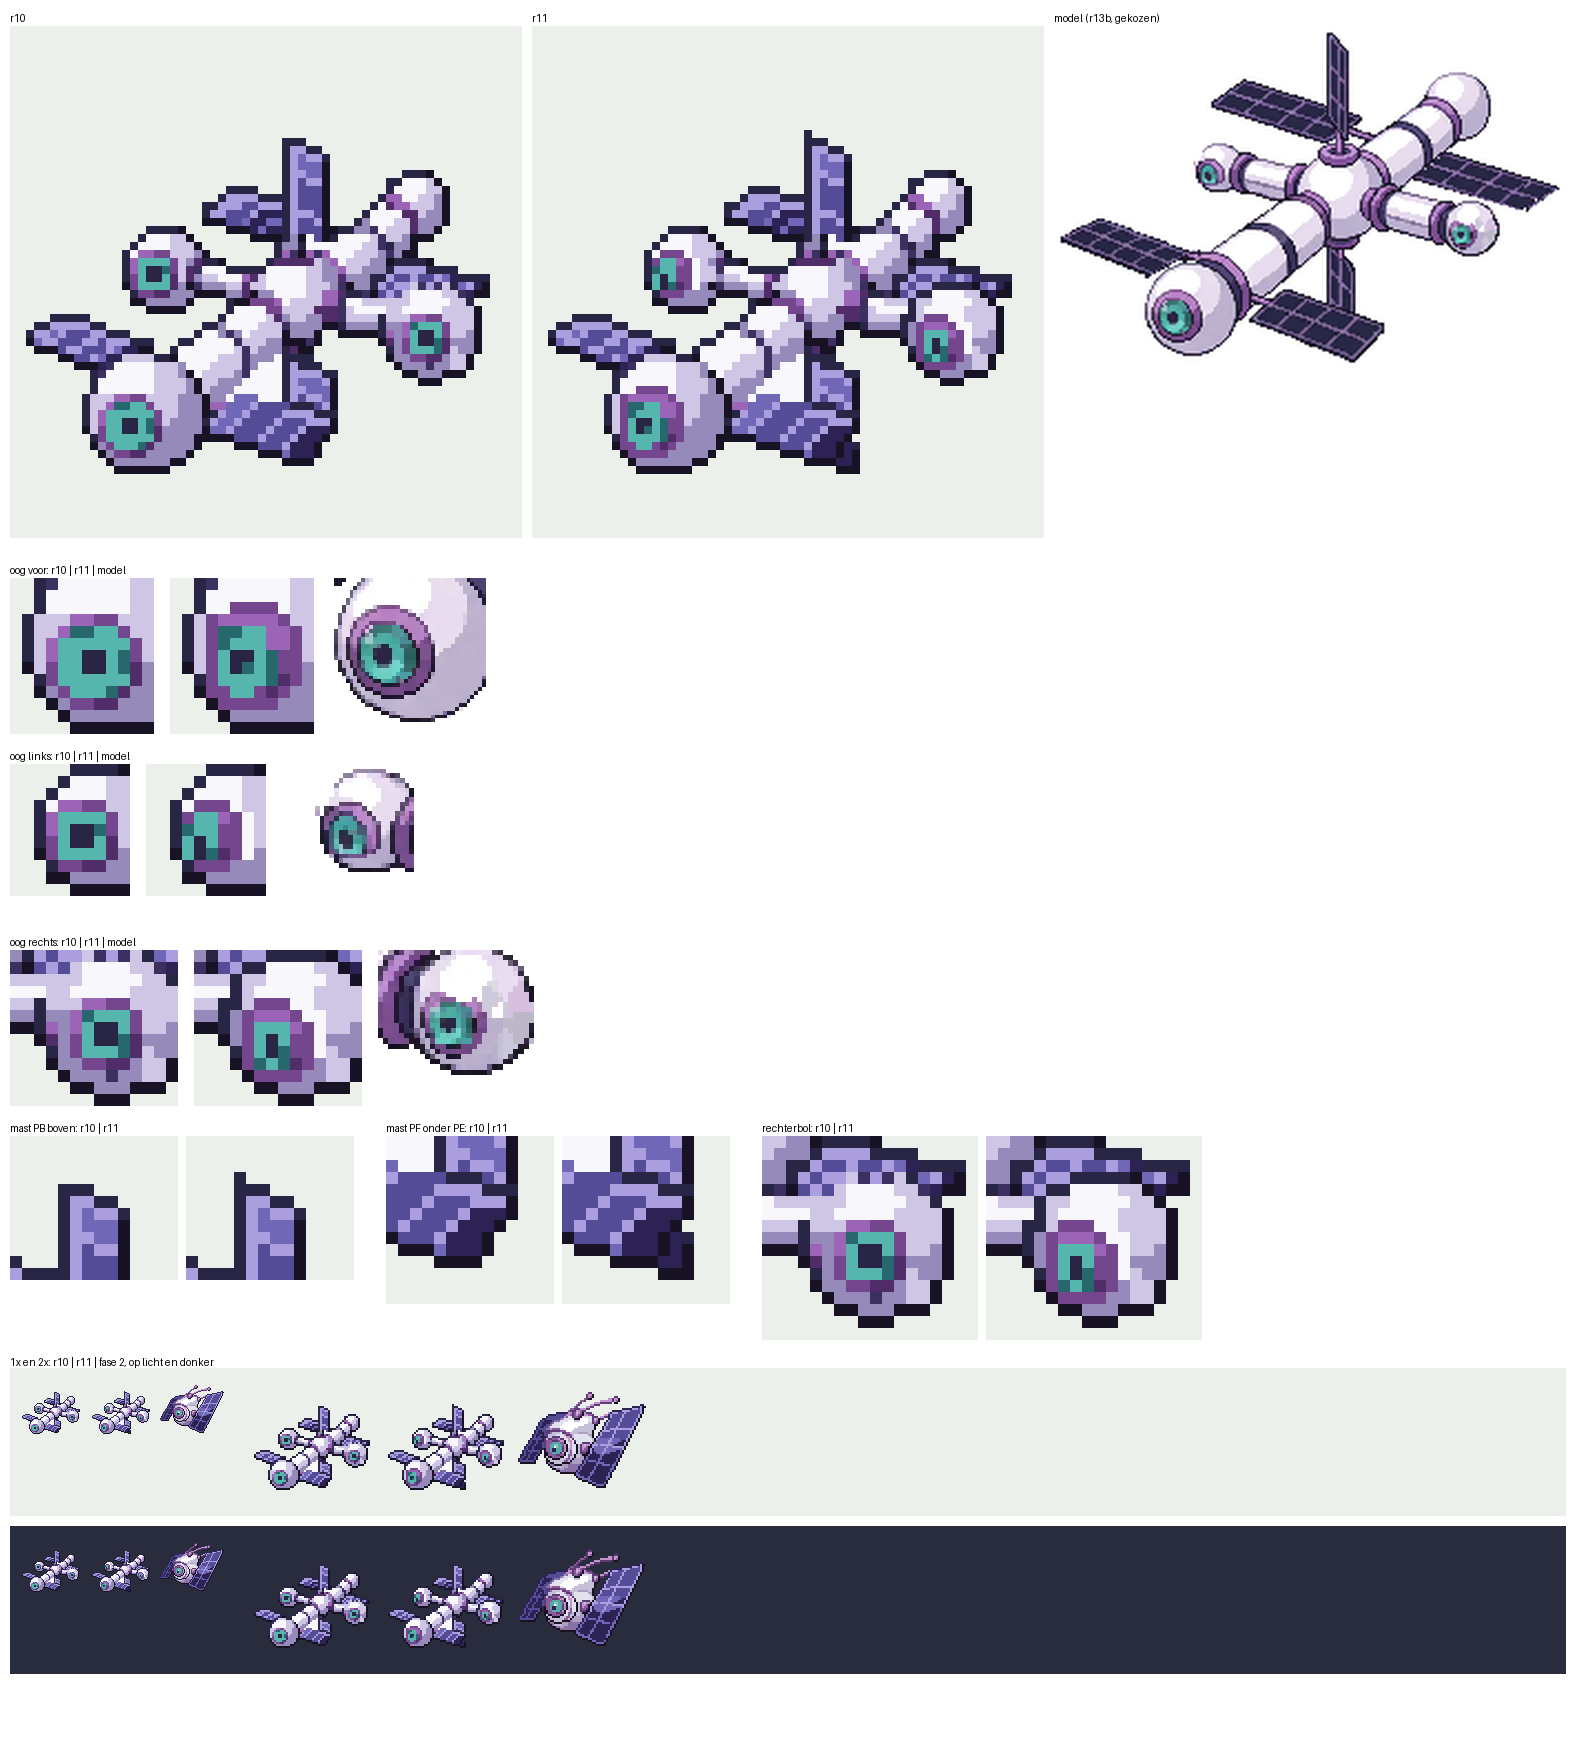

Write Python code to recreate this figure.
# vel r11: r10 | r11 | model (8x); close-ups van de drie ogen (r10 | r11 | modeloog), PB-top en PF; 1x/2x naast fase 2
import os
from PIL import Image, ImageDraw
H=os.path.dirname(os.path.abspath(__file__)); R=os.path.normpath(os.path.join(H,'..','..'))
def rgba(p): return Image.open(p).convert('RGBA').crop((0,0,64,64))
a=rgba(os.path.join(H,'..','r10','sprite.png')); b=rgba(os.path.join(H,'sprite.png'))
f2=rgba(os.path.join(R,'..','satelliet_fase2','af','satelliet.png'))
model=Image.open(os.path.join(R,'model','model_gekozen.png')).convert('RGB')
BG=(235,240,235,255); DK=(40,44,60,255)
def on(im,bg,z):
    c=Image.new('RGBA',im.size,bg); c.alpha_composite(im); return c.convert('RGB').resize((im.width*z,im.height*z),Image.NEAREST)
T=512; W=3*(T+10)+10; Z=12
OGEN=[('oog voor',(8,43,20,56),(40,112,80,152)),('oog links',(12,25,22,36),(56,52,84,80)),('oog rechts',(44,32,58,45),(170,80,200,110))]
DEL=[('mast PB boven',(30,10,44,22)),('mast PF onder PE',(30,44,44,58)),('rechterbol',(43,29,61,46))]
Hh=30+T+40+3*(13*Z+30)+40+(16*Z+30)+2*(64*2+30)+40
P=Image.new('RGB',(W,Hh),(255,255,255)); d=ImageDraw.Draw(P)
y=26
for i,(im,t) in enumerate(((on(a,BG,8),'r10'),(on(b,BG,8),'r11'),(model.resize((T,int(model.height*T/model.width)),Image.LANCZOS),'model (r13b, gekozen)'))):
    x=10+i*(T+10); P.paste(im,(x,y)); d.text((x,y-14),t,fill=(0,0,0))
y+=T+40
for t,bx,mb in OGEN:
    hh=(bx[3]-bx[1])*Z; x=10
    d.text((x,y-14),t+': r10 | r11 | model',fill=(0,0,0))
    for im in (a,b):
        c=on(im.crop(bx),BG,Z); P.paste(c,(x,y)); x+=c.width+16
    m=model.crop(mb); m=m.resize((int(m.width*hh/m.height),hh),Image.NEAREST); P.paste(m,(x,y))
    y+=max(hh,13*Z)+30
x=10
for t,bx in DEL:
    hh=(bx[3]-bx[1])*Z
    d.text((x,y-14),t+': r10 | r11',fill=(0,0,0))
    for im in (a,b):
        c=on(im.crop(bx),BG,Z); P.paste(c,(x,y)); x+=c.width+8
    x+=24
y+=16*Z+40
d.text((10,y-12),'1x en 2x: r10 | r11 | fase 2, op licht en donker',fill=(0,0,0))
for k,bg in enumerate((BG,DK)):
    yy=y+k*(64*2+30); P.paste(Image.new('RGB',(W-20,64*2+20),bg[:3]),(10,yy)); x=20
    for im in (a,b,f2):
        c=Image.new('RGBA',(64,64),bg); c.alpha_composite(im); P.paste(c.convert('RGB'),(x,yy+10)); x+=70
    x+=20
    for im in (a,b,f2):
        P.paste(on(im,bg,2),(x,yy+10)); x+=134
P.save(os.path.join(H,'vel.png'))
